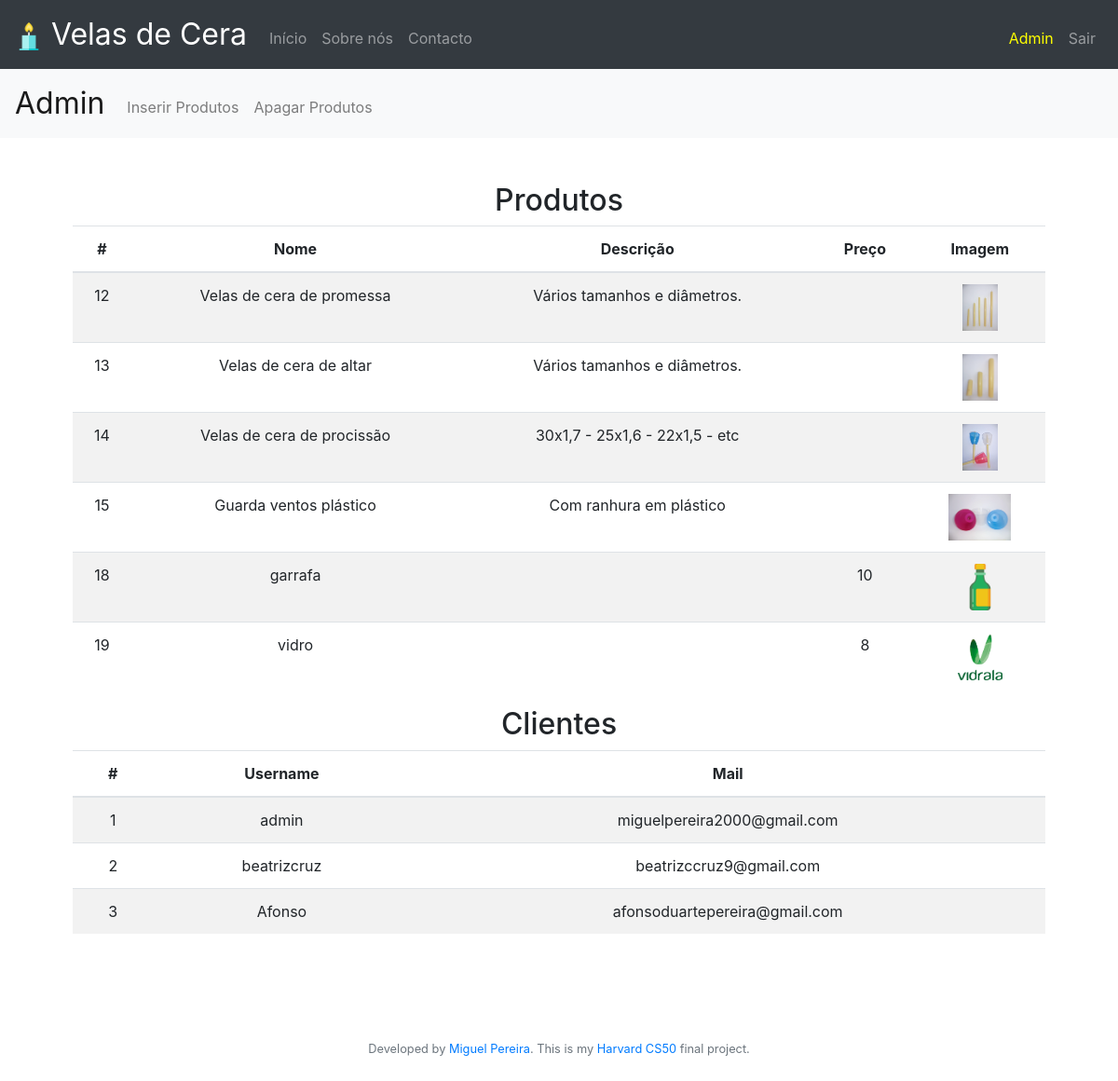
Page /admin (signed in) on the earlier database version.
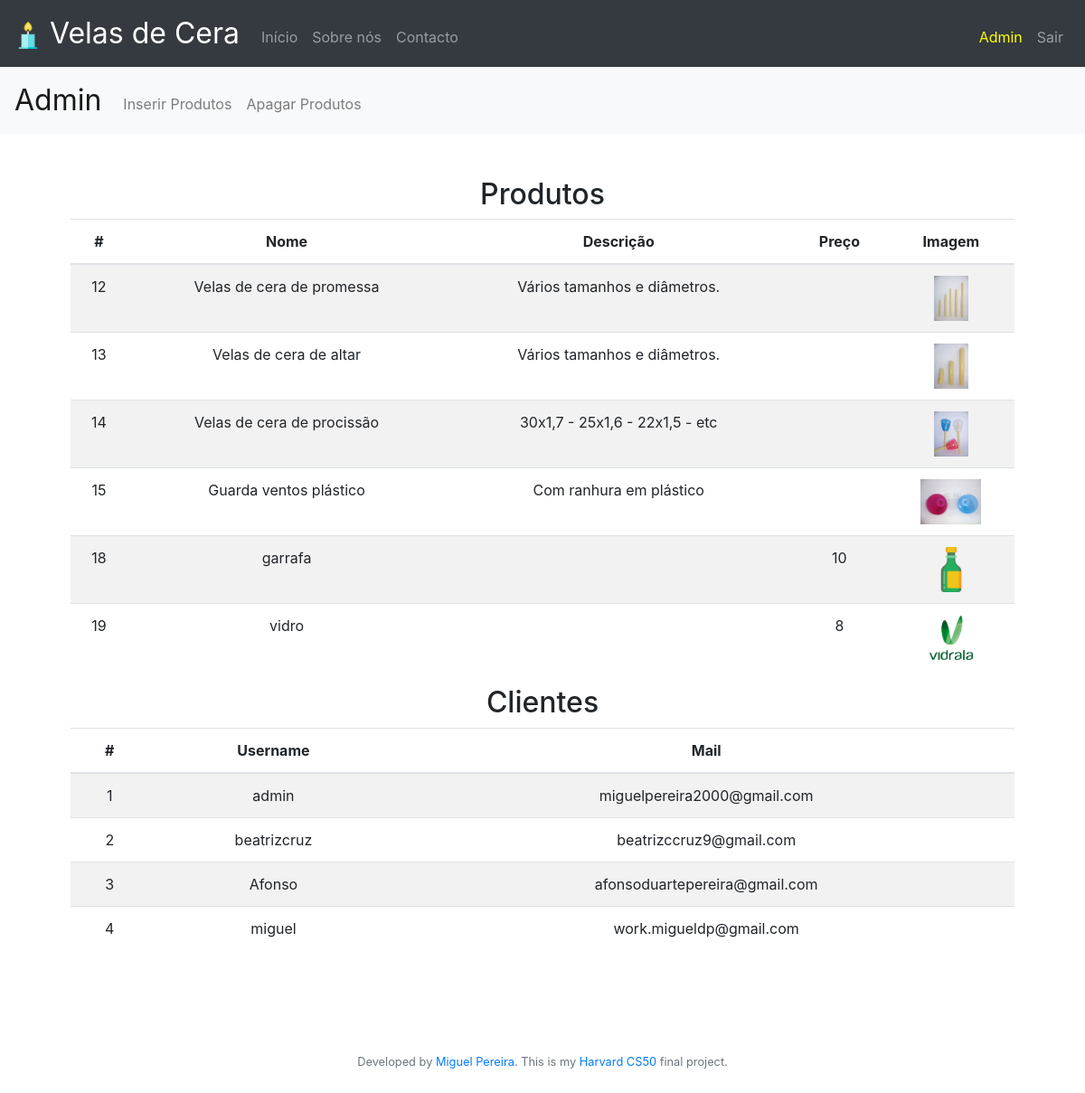
Same page on the later database version.
### tables this page shows
CREATE TABLE produtos (
id integer not null primary key autoincrement,
image text,
name text not null,
desc text, price numeric);

CREATE TABLE users (id integer not null primary key autoincrement, username text not null, hash text not null, mail text not null unique, tipo text not null);

### app.py (the view)
@app.route("/admin", methods=["GET", "POST"])
@admin_login_required
def admin():
    produtos = db.execute("select id, name, desc, price, image from produtos")
    users = db.execute("select id, username, mail from users")
    return render_template("adminIndex.html", produtos=produtos, users = users)

### app.py (called while the page is built)
@app.after_request
def after_request(response):
    response.headers["Cache-Control"] = "no-cache, no-store, must-revalidate"
    response.headers["Expires"] = 0
    response.headers["Pragma"] = "no-cache"
    return response

def admin_login_required(f):
    @wraps(f)
    def decorated_function(*args, **kwargs):
        if session.get("user_id") is None:
            return redirect("/login")
        else:
            rows = db.execute("select * from users where id = :id", id=session.get("user_id"))
            if len(rows) != 1 or rows[0]["tipo"] != "admin":
                return apology("Não és admin", 400)
        return f(*args, **kwargs)
    return decorated_function

### templates/adminIndex.html (shortened to what this page needs)
{% extends "admin.html" %}
{% block mainAdmin %}
    <table class="table table-striped">
        <thead>
            <h2>
                Produtos
            </h2>
            <tr>
                <th>#</th>
                <th>Nome</th>
                <th>Descrição</th>
                <th>Preço</th>
                <th>Imagem</th>
            </tr>
        </thead>
        <tbody>
        {% for produto in produtos %}
            <tr>
                <td>{{ produto.id }}</td>
                <td>{{ produto.name }}</td>
                <td>{{ produto.desc }}</td>
                <td>{{ produto.price }}</td>
                <td>
                    <img src="/static/image/uploads/{{ produto.image }}" style="object-fit:scale-down; height: 50px;">
                </td>
            </tr>
        {% endfor %}
        </tbody>
    </table>
    <table class="table table-striped">
        <thead>
            <h2>
                Clientes
            </h2>
            <tr>
                <th>#</th>
                <th>Username</th>
                <th>Mail</th>
            </tr>
        </thead>
        <tbody>
        {% for cliente in users %}
            <tr>
                <td>{{ cliente.id }}</td>
                <td>{{ cliente.username }}</td>
                <td>{{ cliente.mail }}</td>
            </tr>
        {% endfor %}
        </tbody>
    </table>
{% endblock %}

### templates/admin.html (shortened to what this page needs)
{% extends "layout.html" %}
{% block main %}
<nav class="navbar fixed-top navbar-expand-md navbar-light bg-light" style="margin-top: 74px;">
    <a class="navbar-brand" href="/admin">Admin</a>
    <div class="collapse navbar-collapse" id="navbar">
            <ul class="navbar-nav mr-auto mt-2">
                <li class="nav-item"><a class="nav-link" href="/admin/inserirProdutos">Inserir Produtos</a></li>
                <li class="nav-item"><a class="nav-link" href="/admin/apagarProdutos">Apagar Produtos</a></li>
            </ul>
    </div>
</nav>
<main class="container p-5" style="margin-top: 74px;">
    {% block mainAdmin %}{% endblock %}
</main>
{% endblock %}

### templates/layout.html (shortened to what this page needs)
<!DOCTYPE html>
<html lang="pt">
    <head>
        <link href="https://maxcdn.bootstrapcdn.com/bootstrap/4.1.3/css/bootstrap.min.css" rel="stylesheet">
        <link href="/static/styles.css" rel="stylesheet">
    </head>
    <body>
        <nav class="navbar fixed-top navbar-expand-md navbar-dark bg-dark">
            <a class="navbar-brand" href="/"><img src="/static/favicon.png" width="30" height="30" class="d-inline-block align-center" alt="/"> Velas de Cera</a>
            <div class="collapse navbar-collapse" id="navbar">
                    <ul class="navbar-nav mr-auto mt-2">
                        <li class="nav-item"><a class="nav-link" href="/">Início</a></li>
                        <li class="nav-item"><a class="nav-link" href="/about">Sobre nós</a></li>
                        <li class="nav-item"><a class="nav-link" href="/contacto">Contacto</a></li>
                    </ul>
                {% if session.user_id %}
                    <ul class="navbar-nav ml-auto mt-2">
                        {% if session.user_type == 'admin' %}
                            <li class="nav-item"><a class="nav-link" href="/admin" style="color: yellow;">Admin</a></li>
                        {% else %}
                            <li class="nav-item"><a class="nav-link" href="/cart">Carrinho</a></li>
                            <li class="nav-item"><a class="nav-link" href="/conta">Conta</a></li>
                        {% endif %}
                        <li class="nav-item"><a class="nav-link" href="/logout">Sair</a></li>
                    </ul>
                {% else %}
                    <ul class="navbar-nav ml-auto mt-2">
                        <li class="nav-item"><a class="nav-link" href="/register">Registar</a></li>
                        <li class="nav-item"><a class="nav-link" href="/login">Entrar</a></li>
                    </ul>
                {% endif %}
            </div>
        </nav>
        <main style="margin-top: 74px;">
            {% block main %}{% endblock %}
        </main>
        <footer class="small text-center text-muted" style="margin-top: 50px; margin-bottom: 50px;">
            Developed by <a href="https://www.linkedin.com/in/miguelduartepereira/">Miguel Pereira</a>. This is my <a href="https://cs50.harvard.edu/x/2020/project/">Harvard CS50</a> final project.
        </footer>
    </body>
</html>

### static/styles.css (style rules this page uses)
nav .navbar-brand { font-size: xx-large; }
main { overflow-x: auto; text-align: center; }
main img { max-width: 100%; }

Differences in the rows shown:
added users: id "4", username "miguel", mail "work.migueldp@gmail.com"
